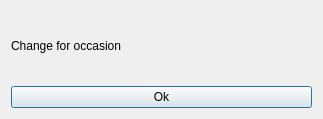
<?xml version="1.0" encoding="UTF-8"?>
<ui version="4.0">
 <class>Dialog</class>
 <widget class="QDialog" name="Dialog">
  <property name="geometry">
   <rect>
    <x>0</x>
    <y>0</y>
    <width>323</width>
    <height>119</height>
   </rect>
  </property>
  <property name="windowTitle">
   <string>Dialog</string>
  </property>
  <layout class="QVBoxLayout" name="verticalLayout">
   <item>
    <widget class="QLabel" name="labelOutput">
     <property name="text">
      <string>Change for occasion</string>
     </property>
    </widget>
   </item>
   <item>
    <widget class="QPushButton" name="btnConfirm">
     <property name="text">
      <string>Ok</string>
     </property>
    </widget>
   </item>
  </layout>
 </widget>
 <resources/>
 <connections/>
</ui>
